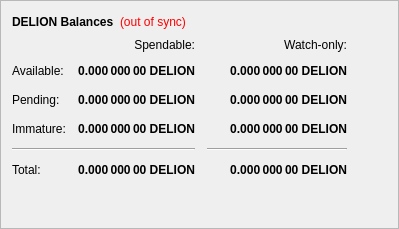
        <widget class="QFrame" name="frame">
         <property name="frameShape">
          <enum>QFrame::StyledPanel</enum>
         </property>
         <property name="frameShadow">
          <enum>QFrame::Raised</enum>
         </property>
         <layout class="QVBoxLayout" name="verticalLayout_4">
          <item>
           <layout class="QHBoxLayout" name="horizontalLayout_4">
            <item>
             <widget class="QLabel" name="label_5">
              <property name="font">
               <font>
                <weight>75</weight>
                <bold>true</bold>
               </font>
              </property>
              <property name="text">
               <string>DELION Balances</string>
              </property>
             </widget>
            </item>
            <item>
             <widget class="QLabel" name="labelWalletStatus">
              <property name="cursor">
               <cursorShape>WhatsThisCursor</cursorShape>
              </property>
              <property name="toolTip">
               <string>The displayed information may be out of date. Your wallet automatically synchronizes with the Delion network after a connection is established, but this process has not completed yet.</string>
              </property>
              <property name="styleSheet">
               <string notr="true">QLabel { color: red; }</string>
              </property>
              <property name="text">
               <string notr="true">(out of sync)</string>
              </property>
              <property name="alignment">
               <set>Qt::AlignLeading|Qt::AlignLeft|Qt::AlignVCenter</set>
              </property>
             </widget>
            </item>
            <item>
             <spacer name="horizontalSpacer_3">
              <property name="orientation">
               <enum>Qt::Horizontal</enum>
              </property>
              <property name="sizeHint" stdset="0">
               <size>
                <width>40</width>
                <height>20</height>
               </size>
              </property>
             </spacer>
            </item>
           </layout>
          </item>
          <item>
           <layout class="QGridLayout" name="gridLayout">
            <property name="spacing">
             <number>12</number>
            </property>
            <item row="2" column="2">
             <widget class="QLabel" name="labelWatchPending">
              <property name="font">
               <font>
                <weight>75</weight>
                <bold>true</bold>
               </font>
              </property>
              <property name="cursor">
               <cursorShape>IBeamCursor</cursorShape>
              </property>
              <property name="toolTip">
               <string>Unconfirmed transactions to watch-only addresses</string>
              </property>
              <property name="text">
               <string notr="true">0.000 000 00 DELION</string>
              </property>
              <property name="alignment">
               <set>Qt::AlignRight|Qt::AlignTrailing|Qt::AlignVCenter</set>
              </property>
              <property name="textInteractionFlags">
               <set>Qt::LinksAccessibleByMouse|Qt::TextSelectableByKeyboard|Qt::TextSelectableByMouse</set>
              </property>
             </widget>
            </item>
            <item row="2" column="1">
             <widget class="QLabel" name="labelUnconfirmed">
              <property name="font">
               <font>
                <weight>75</weight>
                <bold>true</bold>
               </font>
              </property>
              <property name="cursor">
               <cursorShape>IBeamCursor</cursorShape>
              </property>
              <property name="toolTip">
               <string>Total of transactions that have yet to be confirmed, and do not yet count toward the spendable balance</string>
              </property>
              <property name="text">
               <string notr="true">0.000 000 00 DELION</string>
              </property>
              <property name="alignment">
               <set>Qt::AlignRight|Qt::AlignTrailing|Qt::AlignVCenter</set>
              </property>
              <property name="textInteractionFlags">
               <set>Qt::LinksAccessibleByMouse|Qt::TextSelectableByKeyboard|Qt::TextSelectableByMouse</set>
              </property>
             </widget>
            </item>
            <item row="3" column="2">
             <widget class="QLabel" name="labelWatchImmature">
              <property name="font">
               <font>
                <weight>75</weight>
                <bold>true</bold>
               </font>
              </property>
              <property name="cursor">
               <cursorShape>IBeamCursor</cursorShape>
              </property>
              <property name="toolTip">
               <string>Staked or masternode rewards in watch-only addresses that has not yet matured</string>
              </property>
              <property name="text">
               <string notr="true">0.000 000 00 DELION</string>
              </property>
              <property name="alignment">
               <set>Qt::AlignRight|Qt::AlignTrailing|Qt::AlignVCenter</set>
              </property>
              <property name="textInteractionFlags">
               <set>Qt::LinksAccessibleByMouse|Qt::TextSelectableByKeyboard|Qt::TextSelectableByMouse</set>
              </property>
             </widget>
            </item>
            <item row="4" column="0" colspan="2">
             <widget class="Line" name="lineSpendableBalance">
              <property name="orientation">
               <enum>Qt::Horizontal</enum>
              </property>
             </widget>
            </item>
            <item row="4" column="2">
             <widget class="Line" name="lineWatchBalance">
              <property name="sizePolicy">
               <sizepolicy hsizetype="Preferred" vsizetype="Fixed">
                <horstretch>0</horstretch>
                <verstretch>0</verstretch>
               </sizepolicy>
              </property>
              <property name="minimumSize">
               <size>
                <width>140</width>
                <height>0</height>
               </size>
              </property>
              <property name="orientation">
               <enum>Qt::Horizontal</enum>
              </property>
             </widget>
            </item>
            <item row="5" column="0">
             <widget class="QLabel" name="labelTotalText">
              <property name="text">
               <string>Total:</string>
              </property>
             </widget>
            </item>
            <item row="3" column="1">
             <widget class="QLabel" name="labelImmature">
              <property name="font">
               <font>
                <weight>75</weight>
                <bold>true</bold>
               </font>
              </property>
              <property name="cursor">
               <cursorShape>IBeamCursor</cursorShape>
              </property>
              <property name="toolTip">
               <string>Staked or masternode rewards that has not yet matured</string>
              </property>
              <property name="text">
               <string notr="true">0.000 000 00 DELION</string>
              </property>
              <property name="alignment">
               <set>Qt::AlignRight|Qt::AlignTrailing|Qt::AlignVCenter</set>
              </property>
              <property name="textInteractionFlags">
               <set>Qt::LinksAccessibleByMouse|Qt::TextSelectableByKeyboard|Qt::TextSelectableByMouse</set>
              </property>
             </widget>
            </item>
            <item row="2" column="3">
             <spacer name="horizontalSpacer_2">
              <property name="orientation">
               <enum>Qt::Horizontal</enum>
              </property>
              <property name="sizeHint" stdset="0">
               <size>
                <width>40</width>
                <height>20</height>
               </size>
              </property>
             </spacer>
            </item>
            <item row="3" column="0">
             <widget class="QLabel" name="labelImmatureText">
              <property name="text">
               <string>Immature:</string>
              </property>
             </widget>
            </item>
            <item row="5" column="1">
             <widget class="QLabel" name="labelTotal">
              <property name="font">
               <font>
                <weight>75</weight>
                <bold>true</bold>
               </font>
              </property>
              <property name="cursor">
               <cursorShape>IBeamCursor</cursorShape>
              </property>
              <property name="toolTip">
               <string>Your current total balance</string>
              </property>
              <property name="text">
               <string notr="true">0.000 000 00 DELION</string>
              </property>
              <property name="alignment">
               <set>Qt::AlignRight|Qt::AlignTrailing|Qt::AlignVCenter</set>
              </property>
              <property name="textInteractionFlags">
               <set>Qt::LinksAccessibleByMouse|Qt::TextSelectableByKeyboard|Qt::TextSelectableByMouse</set>
              </property>
             </widget>
            </item>
            <item row="5" column="2">
             <widget class="QLabel" name="labelWatchTotal">
              <property name="font">
               <font>
                <weight>75</weight>
                <bold>true</bold>
               </font>
              </property>
              <property name="cursor">
               <cursorShape>IBeamCursor</cursorShape>
              </property>
              <property name="toolTip">
               <string>Current total balance in watch-only addresses</string>
              </property>
              <property name="text">
               <string notr="true">0.000 000 00 DELION</string>
              </property>
              <property name="alignment">
               <set>Qt::AlignRight|Qt::AlignTrailing|Qt::AlignVCenter</set>
              </property>
              <property name="textInteractionFlags">
               <set>Qt::LinksAccessibleByMouse|Qt::TextSelectableByKeyboard|Qt::TextSelectableByMouse</set>
              </property>
             </widget>
            </item>
            <item row="0" column="2">
             <widget class="QLabel" name="labelWatchonly">
              <property name="text">
               <string>Watch-only:</string>
              </property>
              <property name="alignment">
               <set>Qt::AlignRight|Qt::AlignTrailing|Qt::AlignVCenter</set>
              </property>
             </widget>
            </item>
            <item row="1" column="0">
             <widget class="QLabel" name="labelBalanceText">
              <property name="text">
               <string>Available:</string>
              </property>
             </widget>
            </item>
            <item row="1" column="1">
             <widget class="QLabel" name="labelBalance">
              <property name="font">
               <font>
                <weight>75</weight>
                <bold>true</bold>
               </font>
              </property>
              <property name="cursor">
               <cursorShape>IBeamCursor</cursorShape>
              </property>
              <property name="toolTip">
               <string>Your current spendable balance</string>
              </property>
              <property name="text">
               <string notr="true">0.000 000 00 DELION</string>
              </property>
              <property name="alignment">
               <set>Qt::AlignRight|Qt::AlignTrailing|Qt::AlignVCenter</set>
              </property>
              <property name="textInteractionFlags">
               <set>Qt::LinksAccessibleByMouse|Qt::TextSelectableByKeyboard|Qt::TextSelectableByMouse</set>
              </property>
             </widget>
            </item>
            <item row="1" column="2">
             <widget class="QLabel" name="labelWatchAvailable">
              <property name="font">
               <font>
                <weight>75</weight>
                <bold>true</bold>
               </font>
              </property>
              <property name="cursor">
               <cursorShape>IBeamCursor</cursorShape>
              </property>
              <property name="toolTip">
               <string>Your current balance in watch-only addresses</string>
              </property>
              <property name="text">
               <string notr="true">0.000 000 00 DELION</string>
              </property>
              <property name="alignment">
               <set>Qt::AlignRight|Qt::AlignTrailing|Qt::AlignVCenter</set>
              </property>
              <property name="textInteractionFlags">
               <set>Qt::LinksAccessibleByMouse|Qt::TextSelectableByKeyboard|Qt::TextSelectableByMouse</set>
              </property>
             </widget>
            </item>
            <item row="2" column="0">
             <widget class="QLabel" name="labelPendingText">
              <property name="text">
               <string>Pending:</string>
              </property>
             </widget>
            </item>
            <item row="0" column="1">
             <widget class="QLabel" name="labelSpendable">
              <property name="text">
               <string>Spendable:</string>
              </property>
              <property name="alignment">
               <set>Qt::AlignRight|Qt::AlignTrailing|Qt::AlignVCenter</set>
              </property>
             </widget>
            </item>
           </layout>
          </item>
          <item>
           <spacer name="verticalSpacer_4">
            <property name="orientation">
             <enum>Qt::Vertical</enum>
            </property>
            <property name="sizeHint" stdset="0">
             <size>
              <width>20</width>
              <height>40</height>
             </size>
            </property>
           </spacer>
          </item>
         </layout>
        </widget>
